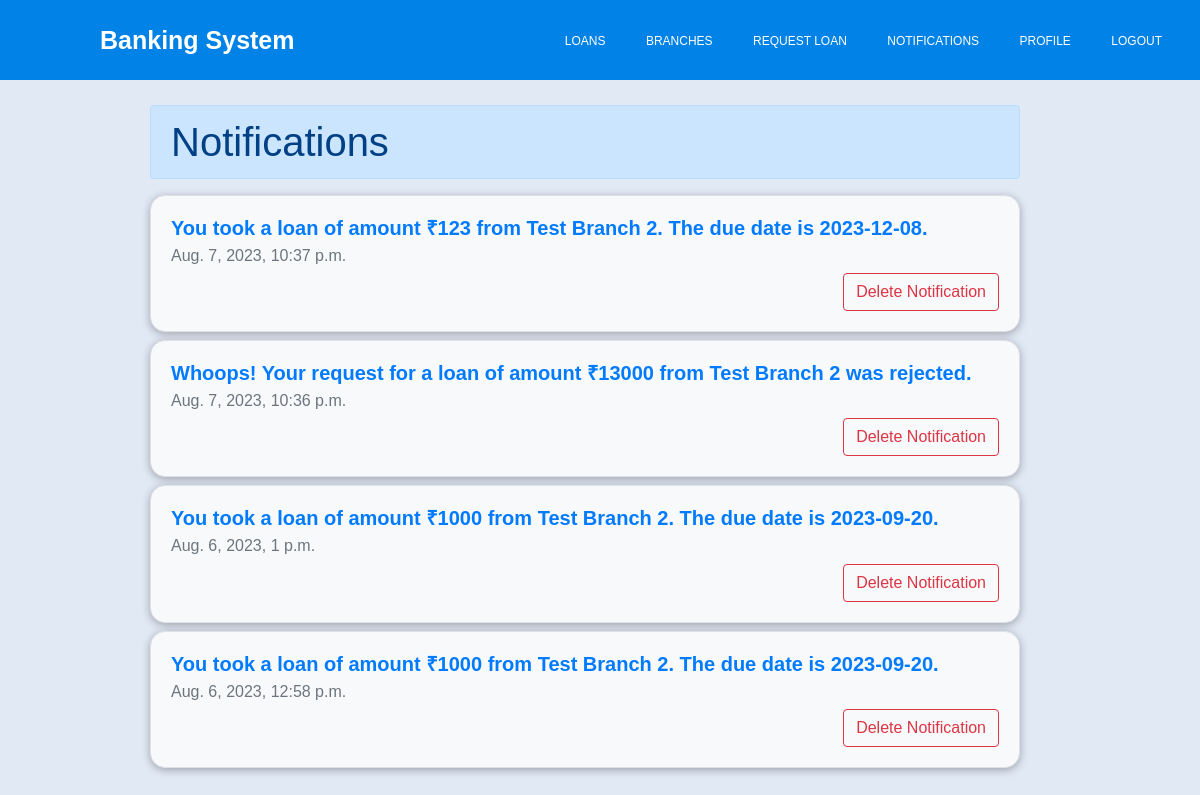
The app's page /notifications (signed in), older data.
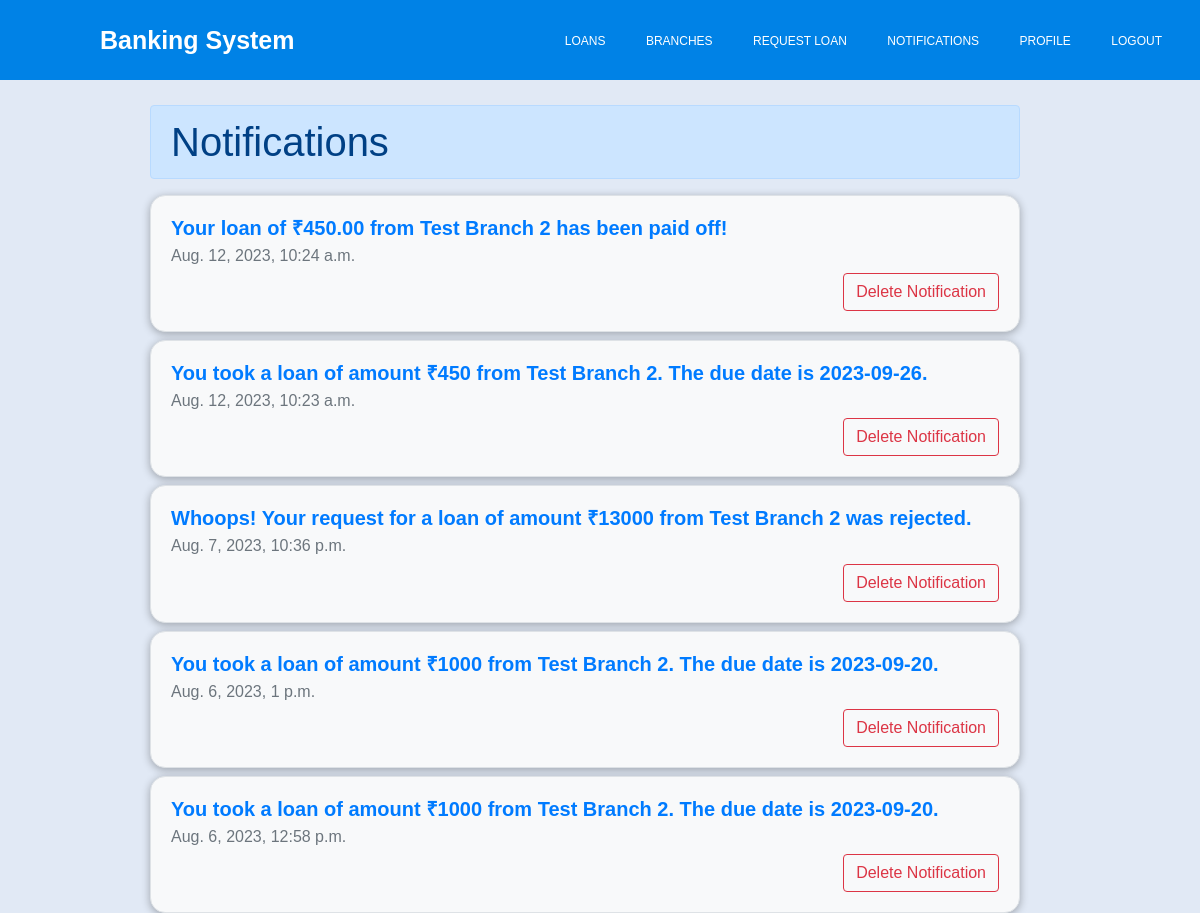
The same page, newer data.
### bank_management/models.py (models this page shows, shortened)
class Notification(models.Model):
    loan = models.ForeignKey(Loan, on_delete=models.CASCADE,blank=True, null=True)
    user = models.ForeignKey(User, on_delete=models.CASCADE)
    message = models.CharField(max_length=90,blank=True)
    date = models.DateTimeField(auto_now_add=True)
    is_seen = models.BooleanField(default=False)

### bank_management/views.py (the view)
# urls.py: path("notifications",notifications,name='notifications'),
@login_required
def notifications(request):
    notifications = Notification.objects.filter(user=request.user).order_by('-date')
    notifications.update(is_seen=True)
    context = {
        "notifications":notifications,
    }
    return render(request,"notifications.html",context=context)

### banking_system/templates/notifications.html (shortened to what this page needs)
{% extends 'base.html' %} {% block content %}
<div class="row mt-2" style="width: 100%">
    <div class="col">
         {% if not notifications %}
        <h1>You dont have any notifications as of yet.</h1>
        {% else %}
        <h1
          class="mt-2 alert alert-primary"
          style="margin-right: 150px; margin-left: 150px"
        >
          Notifications
        </h1>
        {% for notification in notifications %}
        <div
          class="card mt-2"
          style="
            background-color: #f8f9fa;
            border: 1px solid #dee2e6;
            border-radius: 0.95rem;
            box-shadow: 0 0.125rem 0.5rem rgba(0, 0, 0, 0.3);
            margin-right: 150px;
            margin-left: 150px;
          "
        >
          <div class="card-body">
            <h5
              class="card-title"
              style="color: #007bff; font-size: 1.25rem; font-weight: bold"
            >
              {{notification.message}}
            </h5>
            <h6 class="card-subtitle mb-2 text-muted">{{notification.date}}</h6>
            <a
              class="btn btn-outline-danger float-end"
              href="{% url 'delete-notification' notification.id %}"
            >
              Delete Notification
            </a>
          </div>
        </div>
        {% endfor %}{% endif %}
      </div>
    </div>
    {% endblock content %}

Row changes from the older to the newer data that the page shows:
removed Notification: message "You took a loan of amount ₹123 from Test Branch 2. The due date is 2023-12-08.", date "Aug. 7, 2023, 10:37 p.m."
added Notification: message "Your loan of ₹450.00 from Test Branch 2 has been paid off!", date "Aug. 12, 2023, 10:24 a.m."
added Notification: message "You took a loan of amount ₹450 from Test Branch 2. The due date is 2023-09-26.", date "Aug. 12, 2023, 10:23 a.m."
